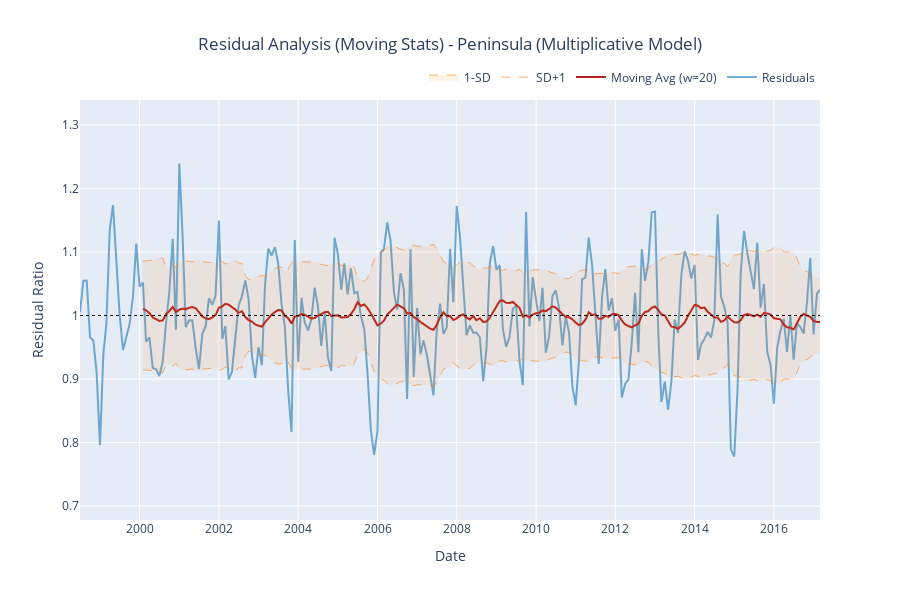

The notebook cell this image was saved under:
### Code cell
plot_residuals(result_mul, "Peninsula", window=20, model_type="mul").show()

### Figure 1 — Plotly figure (JSON) as saved in the notebook; plotly's stock layout.template omitted (floating-point values rounded to 4 significant figures; data arrays with more than 128 entries replaced by an {"elided": "..."} marker saying what was removed)
{"data": [{"line": {"color": "#1f77b4"}, "mode": "lines", "name": "Residuals", "opacity": 0.6, "type": "scatter", "x": {"elided": "225 str values"}, "y": {"elided": "225 float values"}}, {"line": {"color": "#b41f1f", "width": 2}, "mode": "lines", "name": "Moving Avg (w=20)", "type": "scatter", "x": {"elided": "225 str values"}, "y": {"elided": "225 float values"}}, {"line": {"color": "rgba(255, 127, 14, 0.6)", "dash": "dash", "width": 1}, "mode": "lines", "name": "SD+1", "type": "scatter", "x": {"elided": "225 str values"}, "y": {"elided": "225 float values"}}, {"fill": "tonexty", "fillcolor": "rgba(255, 127, 14, 0.1)", "line": {"color": "rgba(255, 127, 14, 0.6)", "dash": "dash", "width": 1}, "mode": "lines", "name": "1-SD", "type": "scatter", "x": {"elided": "225 str values"}, "y": {"elided": "225 float values"}}], "layout": {"height": 600, "hovermode": "x unified", "legend": {"orientation": "h", "x": 1, "xanchor": "right", "y": 1.02, "yanchor": "bottom"}, "shapes": [{"line": {"color": "black", "dash": "dot", "width": 1}, "name": "1.0 Reference", "type": "line", "x0": 0, "x1": 1, "xref": "x domain", "y0": 1, "y1": 1, "yref": "y"}], "title": {"text": "Residual Analysis (Moving Stats) - Peninsula (Multiplicative Model)", "x": 0.5}, "xaxis": {"title": {"text": "Date"}}, "yaxis": {"range": [0.6779, 1.339], "title": {"text": "Residual Ratio"}}, "yaxis2": {"overlaying": "y", "range": [0.6779, 1.339], "showgrid": false, "side": "right", "title": {"text": "Residual Ratio"}}}}
